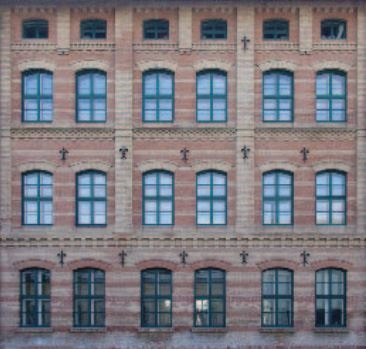
%> input picture L0-BCD/Windows.JPG, 366 x 349 px
$ octave run_imageData.m   (GNU Octave 9; MATLAB toolbox functions it lacks are replaced by stand-ins)
%> lines starting %> are read from the running program, lines starting %| are printed output that depends on the picture; in (x1, y1, x2, y2) boxes, pixels count from 0 and x2, y2 are one past the last pixel; in counts of white or black regions, pixels touching at a corner belong together; the program's own positions count from 1; long printed decimals are rounded
### L0-BCD/L0_BCD_F_image.m
function [Out_X, MSE ] = L0_BCD_F_image(M, M_Omega, rak, maxiter)
%%
% If you use this code, please cite the following paper in your corresponding work. Thanks!
% X. P. Li, Z.-L. Shi, Q. Liu and H. C. So, "Fast robust matrix completion
% via ?0-norm minimization" IEEE Transactions on Cybernetics, 2022.
%%
% Fast version for image inpainting

%%
zero_entires = find(M_Omega == 0);
Omega_array = ones(size(M_Omega));
Omega_array(zero_entires) = 0;
one_entries = find(M_Omega == 1);
Omega_array(one_entries) = 0;

[r,c] = size(M_Omega);
U = randn(r,rak);
V = randn(rak,c);
MSE = zeros(1, maxiter);

%%
for iter = 1 : maxiter
%% Update V
    for j = 1:c
        row = find(Omega_array(:,j) == 1);
        U_I =  U(row,:);
        b_I = M_Omega(row,j);
        V(:,j) = pinv(U_I)* b_I;
    end
%% Update U
    for i = 1 : r
        col = find(Omega_array(i,:) == 1);
        V_I = V(:,col);
        b_I = M_Omega(i,col);
        U(i,:) = b_I * pinv(V_I);
    end
%% Update
    X = U*V;
    MSE(1,iter) = norm(M - X,'fro').^2/(r*c);

end
Out_X = X;
end

### L0-BCD/L0_BCD_image.m
function [Out_X, MSE  ] = L0_BCD_image(M, M_Omega, Omega_array, rak, maxiter)
%%
% If you use this code, please cite the following paper in your corresponding work. Thanks!
% X. P. Li, Z.-L. Shi, Q. Liu and H. C. So, "Fast robust matrix completion
% via ?0-norm minimization" IEEE Transactions on Cybernetics, 2022.
%%
% for image inpainting

%% determine outlier_set
miss_outlier_entires = find(M_Omega == 0);
miss_entires = find(Omega_array == 0);
outlier_set_zero = setdiff(miss_outlier_entires,miss_entires);
outlier_set_one = find(M_Omega == 1);
outlier_set = union(outlier_set_zero,outlier_set_one);

%% initialization
[r,c] = size(M_Omega);
U = randn(r,rak);
V = randn(rak,c);
S = zeros(size(M_Omega));
S(outlier_set) = M_Omega(outlier_set);
MSE = zeros(1, maxiter);


for iter = 1 : maxiter
    M_Omega_update = M_Omega - S;

%% Update V
    for j = 1:c
        row = find(Omega_array(:,j) == 1);
        U_I =  U(row,:);
        b_I = M_Omega_update(row,j);
        V(:,j) = pinv(U_I)* b_I;
    end

%% Update U
    for i = 1 : r
        col = find(Omega_array(i,:) == 1);
        V_I = V(:,col);
        b_I = M_Omega_update(i,col);
        U(i,:) = b_I * pinv(V_I);
    end

%% Update S
    E = (M_Omega - U*V).*Omega_array;
    S = zeros(size(M_Omega));
    S(outlier_set) = E(outlier_set);

%%
    X = U*V;
    MSE(1,iter) = norm(M - X,'fro').^2/(r*c);


end
Out_X = X;
end

### L0-BCD/run_imageData.m

%%
% If you use this code, please cite the following paper in your corresponding work. Thanks!
% X. P. Li, Z.-L. Shi, Q. Liu and H. C. So, "Fast robust matrix completion
% via ?0-norm minimization" IEEE Transactions on Cybernetics, 2022.

%% Image
clear variables
close all hidden
image = imread('Windows.jpg');
%> image is the input picture: size 349x366x3 uint8; mean R, G, B 123.3, 121, 127.7
[width,height,z]=size(image);
%> width = 349; height = 366; z = 3
if(z>1)
    image=rgb2gray(image);
%> image: size 349x366 uint8
end
% unit8 to double
M = mat2gray(image);
[ r, c ] = size(M);
%> r = 349; c = 366


%% mask
% random
per = 0.5;
array_Omega = binornd( 1, per, [ r, c ] );
M_Omega = M.*array_Omega;
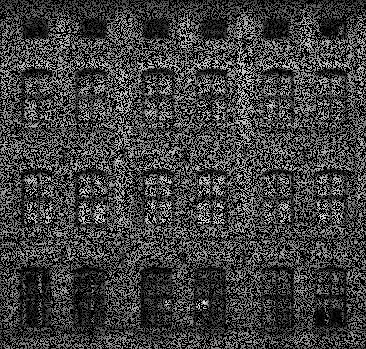
%> M_Omega: size 349x366 double; min 0, max 1, mean 0.256

% fixed
% [M_Omega, array_Omega] = mask_image(M);


%% add noise
omega = find(array_Omega(:)==1);
%> omega = 63954 values from 3 to 127734
dB = 5;
noise = imnoise(M_Omega(omega),'salt & pepper',1/dB) ;
Noise = zeros(size(M_Omega));
Noise(omega) = noise;
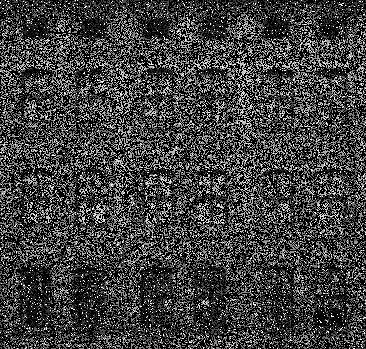
%> Noise: size 349x366 double; min 0, max 1, mean 0.255
M_Omega = Noise;


rak = 10;
maxiter = 50;

%%
figure
imshow(M_Omega)
tic
[X_F, MSE_F] = L0_BCD_F_image(M, M_Omega, rak, maxiter);
%> in L0_BCD_F_image, `zero_entires = find(M_Omega == 0);`: zero_entires = 70310 values from 1 to 127733
%> in L0_BCD_F_image, `Omega_array(zero_entires) = 0;`:
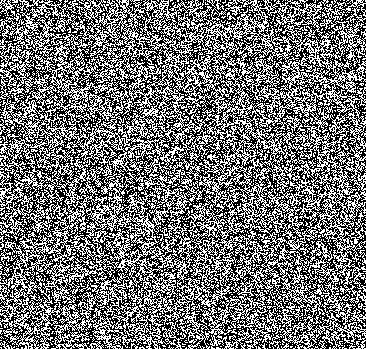
%> Omega_array: size 349x366 double; values 0 (black) and 1 (white), 45% white in thin lines or dots
%> in L0_BCD_F_image, `one_entries = find(M_Omega == 1);`: one_entries = 6477 values from 3 to 127703
%> in L0_BCD_F_image, `Omega_array(one_entries) = 0;`:
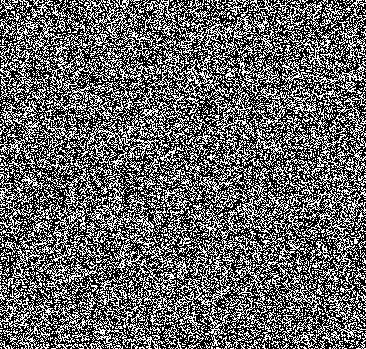
%> Omega_array: size 349x366 double; values 0 (black) and 1 (white), 39.9% white in thin lines or dots
%> after the loop in L0_BCD_F_image, `for iter = 1 : maxiter`: MSE = 50 values, max 0.0874 at index 1, min 0.00159 at index 50, mean 0.00338
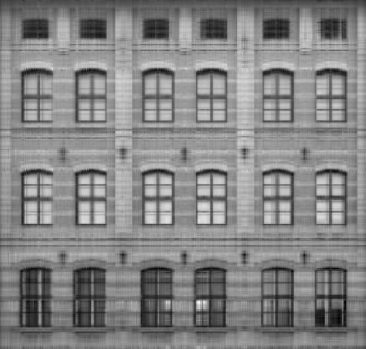
%> X_F: size 349x366 double; min -0.0337, max 1.01, mean 0.512; drawn with min black and max white
%> MSE_F has the same summary as MSE in L0_BCD_F_image
toc
fprintf('PSNR:%d; SSIM:%d\n',psnr(X_F,M),ssim(X_F,M))
%| PSNR:27.9739; SSIM:0.8393
tic
[X, MSE] = L0_BCD_image(M,M_Omega,array_Omega,rak, maxiter);
%> in L0_BCD_image, `miss_outlier_entires = find(M_Omega == 0);`: miss_outlier_entires = 70310 values from 1 to 127733
%> in L0_BCD_image, `outlier_set_zero = setdiff(miss_outlier_entires,miss_entires);`: outlier_set_zero = 6530 values from 25 to 127714
%> in L0_BCD_image, `outlier_set_one = find(M_Omega == 1);`: outlier_set_one = 6477 values from 3 to 127703
%> in L0_BCD_image, `S(outlier_set) = M_Omega(outlier_set);`:
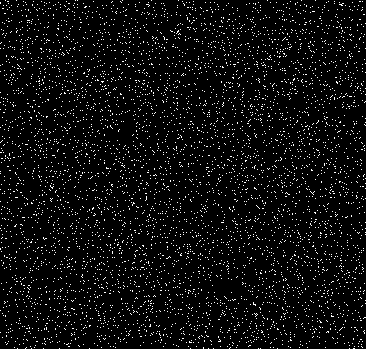
%> S: size 349x366 double; values 0 (black) and 1 (white), 5.1% white in thin lines or dots
%> after the loop in L0_BCD_image, `for iter = 1 : maxiter`:
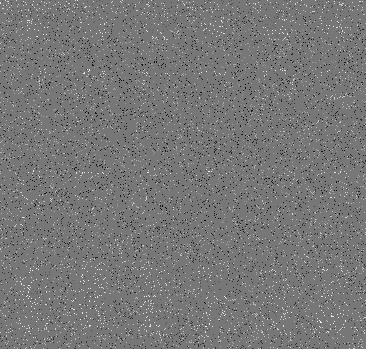
%> S: size 349x366 double; 10.18% of pixels changed, all inside (x1, y1, x2, y2) = (0, 0, 366, 349); drawn with min black and max white
%> after the loop in L0_BCD_image, `for iter = 1 : maxiter`: MSE = 50 values, max 0.0474 at index 1, min 0.00159 at index 50, mean 0.00278
toc
fprintf('PSNR:%d; SSIM:%d\n',psnr(X,M),ssim(X,M))
%| PSNR:27.9734; SSIM:0.8392
